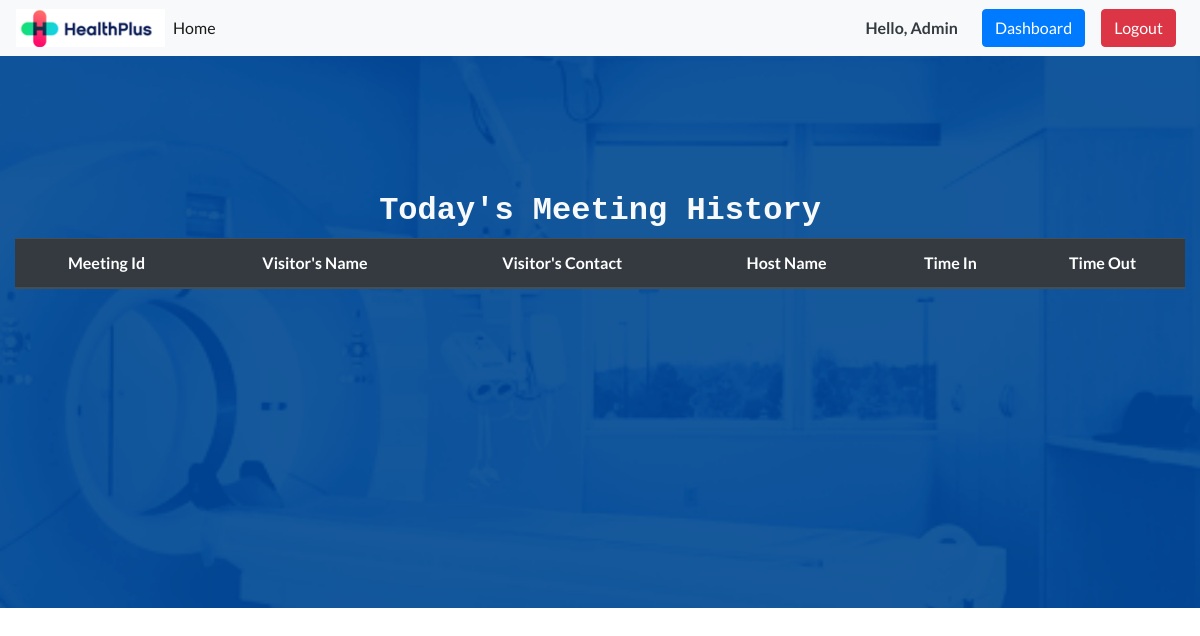
The app's page /dashboard/meeting_history/ (signed in), older data.
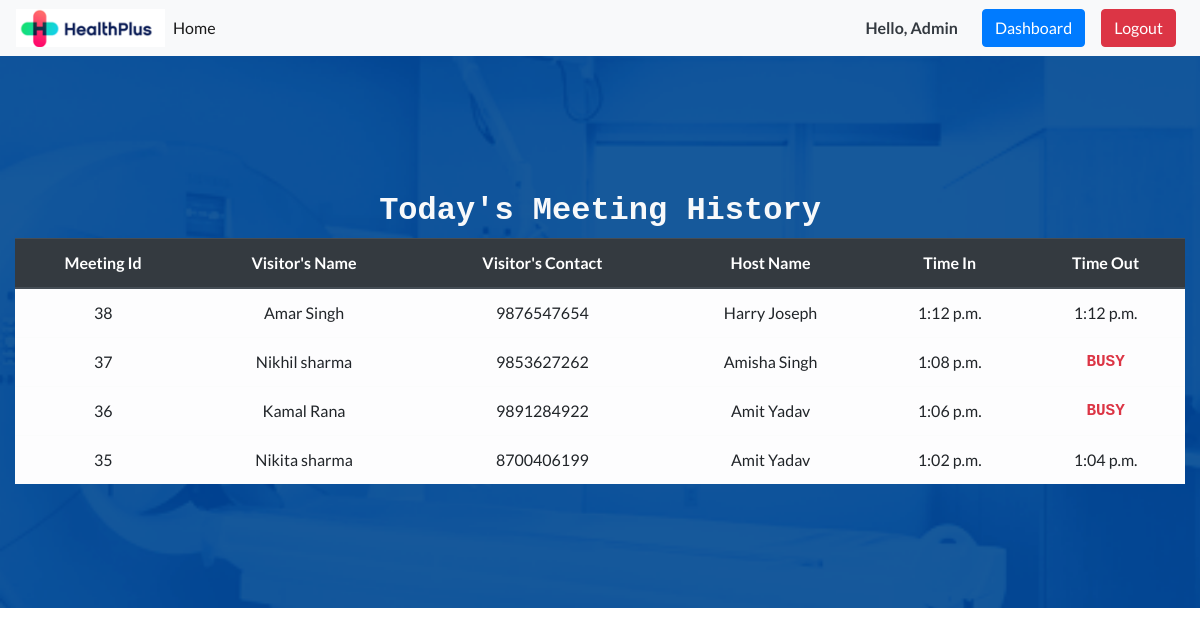
The same page, newer data.
### accounts/models.py (models this page shows, shortened)
class Meeting(models.Model):
    id = models.AutoField
    visitor_name = models.CharField(max_length=50)
    visitor_email = models.EmailField(blank=True, null=True)
    visitor_phone = models.IntegerField(max_length=10)
    host = models.CharField(max_length=50, default="")
    date = models.DateField(default=datetime.datetime.now())
    time_in = models.TimeField(default=datetime.datetime.now())
    time_out = models.TimeField(blank=True, null=True)

### accounts/views.py (the view)
# urls.py: path('meeting_history/', views.meeting_history, name='meeting_history'),
@login_required(login_url='/admin_login/')
def meeting_history(request):
    meetings = Meeting.objects.filter(date = datetime.datetime.now())
    m = reversed(list(meetings))
    info = {'meeting':m}
    return render(request, 'meeting_history.html',info)

### accounts/templates/meeting_history.html (shortened to what this page needs)
{% extends 'base.html' %}
{% load static from staticfiles %}
{% block nav %}
<div class="form-inline my-2 my-lg-0">
        {% if user.is_authenticated %}
        <h6 class="text-dark mx-3 my-auto">Hello, Admin</h6>
        <a class="btn btn-primary mx-2" href="/dashboard" role="button">Dashboard</a>
        <a class="btn btn-danger mx-2" href="/logout" role="button">Logout</a>
        {% else %}
        <a class="btn btn-success mx-2" href="/admin_login" role="button">Admin Login</a>
        {% endif %}
  </div>
{% endblock %}
{% block header %}
<header class="masthead text-center" style="background:url('{% static '/img/bg-3.png' %}')no-repeat center center fixed;background-size:cover; height: 38rem;">
    <h2 class='text-monospace text-light mx-5'>Today's Meeting History</h1>
    <div class="container-fluid text-center" >
            <table class="table table-light">
            <thead class="thead-dark">
              <TR>
              <TH>Meeting Id</TH>
              <TH>Visitor's Name</TH>
              <TH>Visitor's Contact</TH>
              <TH>Host Name</TH>
              <TH>Time In</TH>
              <TH>Time Out</TH>
          </TR>
            </thead>
              <tbody>
                    {% for m in meeting %}
                    <TR>
                        <TD>{{ m.id}}</TD>
                        <TD>{{ m.visitor_name}}</TD>
                        <TD>{{ m.visitor_phone}}</TD>
                        <TD>{{ m.host}}</TD>
                        <TD>{{ m.time_in}}</TD>
                        {% if m.time_out %}
                        <TD>{{ m.time_out}}</TD>
                        {% else %}
                        <TD class="text-danger text-monospace"><strong>BUSY</strong></TD>
                        {% endif %}
                        </TR>
                    {% endfor %}
              </tbody>
            </table>
          </div>
{% endblock %}

### accounts/templates/base.html (shortened to what this page needs)
{% load static from staticfiles %}
<!DOCTYPE html>
<html>
  <head>
    <link
      rel="stylesheet"
      href="{% static 'bootstrap/css/bootstrap.min.css'%}"
    />
    <link
      rel="stylesheet"
      href="https://cdnjs.cloudflare.com/ajax/libs/font-awesome/4.7.0/css/font-awesome.min.css"
    />
    <link
      rel="stylesheet"
      href="https://cdnjs.cloudflare.com/ajax/libs/simple-line-icons/2.4.1/css/simple-line-icons.min.css"
    />
    <link
      rel="stylesheet"
      href="https://cdnjs.cloudflare.com/ajax/libs/animate.css/3.5.2/animate.min.css"
    />
  </head>
  <body>
    <nav class="navbar navbar-expand-lg navbar-light bg-light fixed-top">
      <a href="/"><img src="{% static 'img/logo.png' %}" alt="" title=""/></a>
      <div class="collapse navbar-collapse" id="navbarSupportedContent">
        <ul class="navbar-nav mr-auto">
          <li class="nav-item active">
            <a class="nav-link" href="/">Home</a>
          </li>
        </ul>
        {% block nav %} {% endblock %}
      </div>
    </nav>
    {% block header %} {% endblock %}
  </body>
</html>

Row changes from the older to the newer data that the page shows:
added Meeting: id "38", visitor_name "Amar Singh", visitor_phone "9876547654", host "Harry Joseph", time_in "1:12 p.m.", time_out "1:12 p.m."
added Meeting: id "37", visitor_name "Nikhil sharma", visitor_phone "9853627262", host "Amisha Singh", time_in "1:08 p.m.", shows "BUSY"
added Meeting: id "36", visitor_name "Kamal Rana", visitor_phone "9891284922", host "Amit Yadav", time_in "1:06 p.m.", shows "BUSY"
added Meeting: id "35", visitor_name "Nikita sharma", visitor_phone "8700406199", host "Amit Yadav", time_in "1:02 p.m.", time_out "1:04 p.m."
